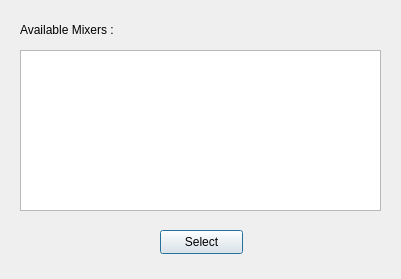
<?xml version="1.0" encoding="UTF-8"?>
<ui version="4.0">
 <class>Dialog</class>
 <widget class="QDialog" name="Dialog">
  <property name="geometry">
   <rect>
    <x>0</x>
    <y>0</y>
    <width>401</width>
    <height>279</height>
   </rect>
  </property>
  <property name="windowTitle">
   <string>Dialog</string>
  </property>
  <widget class="QPushButton" name="pushButton">
   <property name="geometry">
    <rect>
     <x>160</x>
     <y>230</y>
     <width>83</width>
     <height>24</height>
    </rect>
   </property>
   <property name="text">
    <string>Select</string>
   </property>
  </widget>
  <widget class="QListView" name="listView">
   <property name="geometry">
    <rect>
     <x>20</x>
     <y>50</y>
     <width>361</width>
     <height>161</height>
    </rect>
   </property>
  </widget>
  <widget class="QLabel" name="label">
   <property name="geometry">
    <rect>
     <x>20</x>
     <y>20</y>
     <width>231</width>
     <height>20</height>
    </rect>
   </property>
   <property name="text">
    <string>Available Mixers : </string>
   </property>
  </widget>
 </widget>
 <resources/>
 <connections/>
</ui>
